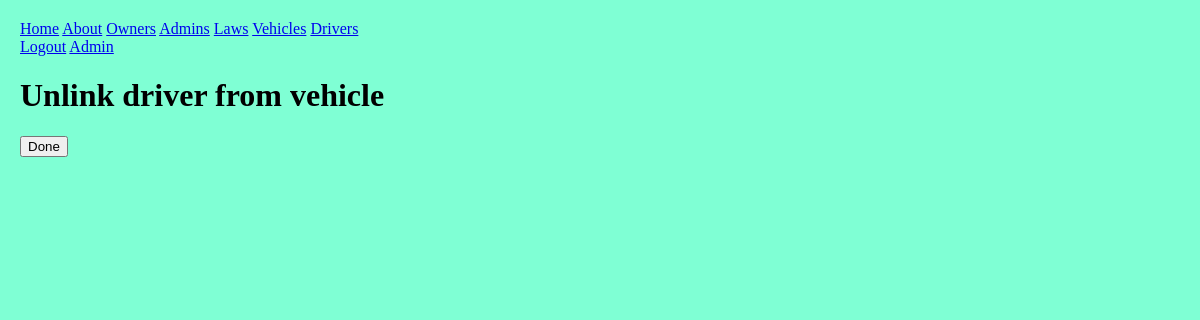
/front/dtov/ (signed in), run on an earlier commit of the app's database.
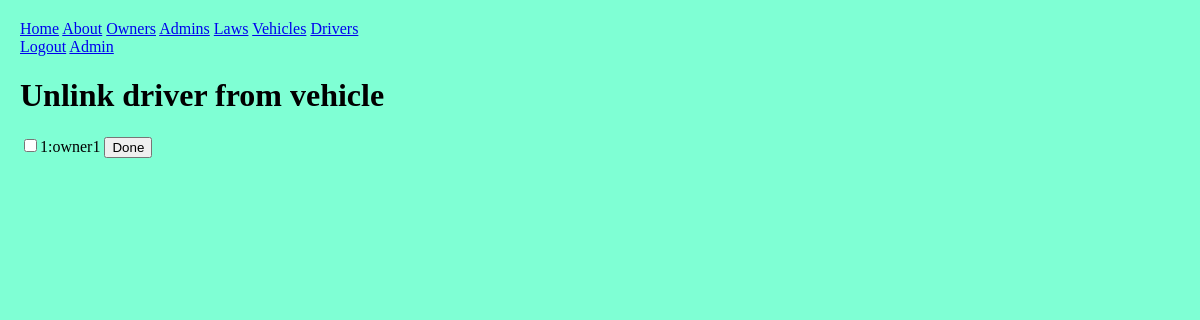
And on a later commit of the database.
### front/models.py (models this page shows)
class Vehicle(models.Model):
    owner = models.ForeignKey(Account, on_delete=models.CASCADE, null=False);
    license_no = models.CharField(max_length=50, unique=True);
    last_location = models.CharField(max_length=100, null=True);
    approved = models.BooleanField(default=False);
    def __str__(self) -> str:
        return str(self.id) + ":" + str(self.owner.username);

class Account(AbstractUser):
    address = models.TextField(max_length=200, default="5B/13, Razia Sultana Road, Mohammadpur, Dhaka-1207, Bangladesh.");
    phone = models.CharField(max_length=20, default="01923240000");
    approved = models.BooleanField(default=False);

### front/decorators.py (the view)
        def wrapper_func(req, *args, **kwargs):
            grp = {x.name for x in req.user.groups.all()};
            if not (bool(roles.intersection(grp)) ^ bool(grp)):
                return view_func(req, *args, **kwargs);
            else: return HttpResponse("""
                <h1>access denied</h1>
                <a href="/front/">home</a>
            """)

### front/views.py (called while the page is built, shortened)
@login_required
@allowed_users({"owner"})
def dtov(req: HttpRequest):
    action = req.GET.get("action");
    did = req.GET.get("did");
    if action == "rm":
        vehicles = Vehicle.objects.filter(driver__id=did, approved=True);
    else:
        vehicles = Vehicle.objects.exclude(driver__id=did).exclude(approved=False);
    context = {
        "nav": nav,
        "did": did,
        "vehicles": vehicles,
        "action": action,
    };
    return render(req, "dtov.html", context);

### front/templates/dtov.html (shortened to what this page needs)
{% extends 'base.html' %}
{% block content %}
    <h1>Unlink driver from vehicle {{vid}}</h1>
    <form action="" method="post">
        {% for vehicle in vehicles %}
            <input type="checkbox" name="linked_vehicles" {% if action == 'rm' %}checked{% endif %} value="{{vehicle}}">{{vehicle}}</input>
        {% endfor %}
        <button type="submit">Done</button>
    </form>
{% endblock content %}

What changed in the data, as far as the page shows it:
added Vehicle: id+owner "1:owner1"
